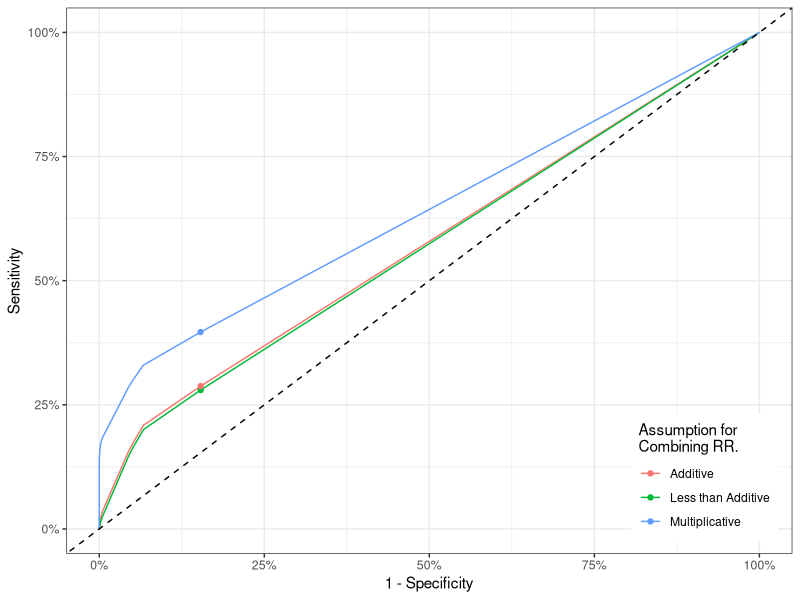
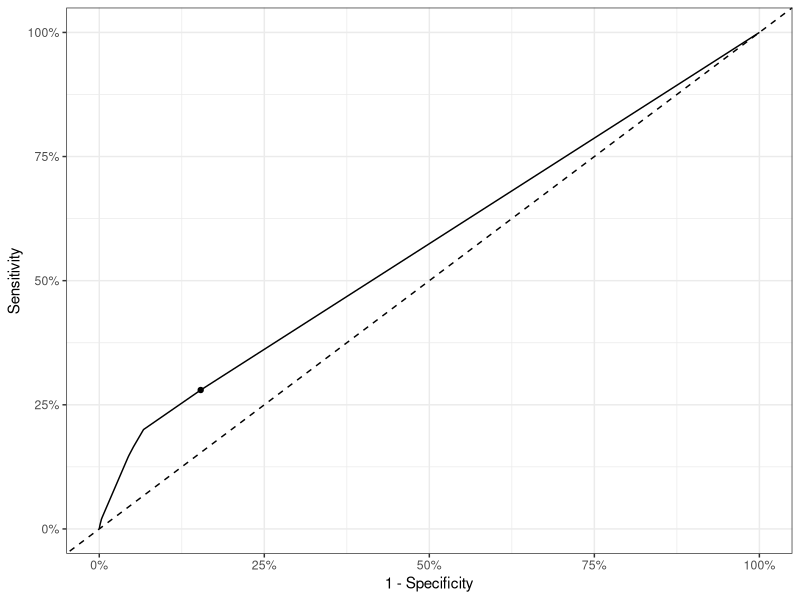
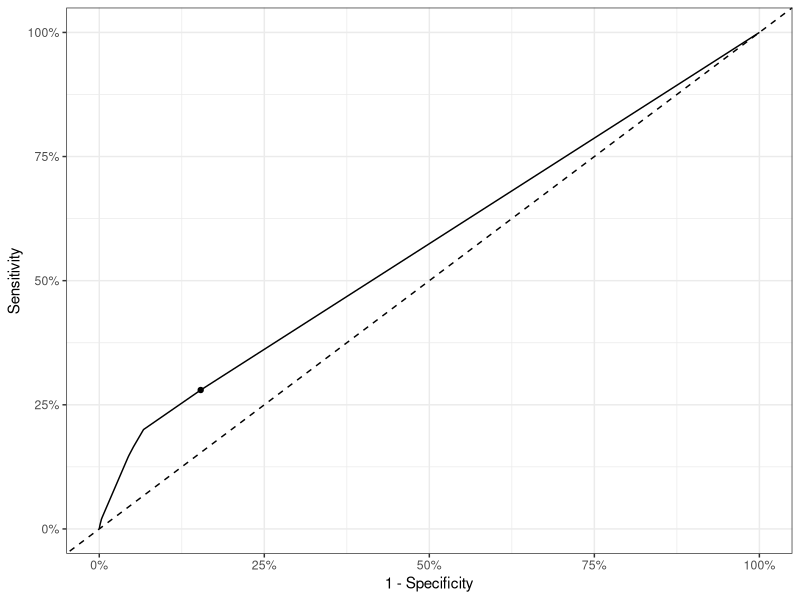
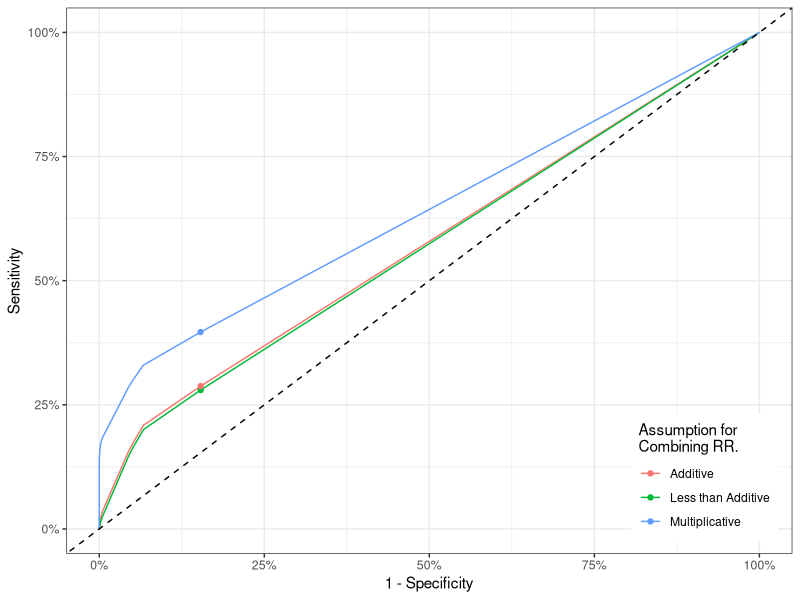

Recreate these plots in R, in order.
library(tidyverse)

theme_set(theme_bw() + theme(text = element_text(family = "sans")))


n_vul <- 5277
n_mapped <- 34214



profile <- read_csv(here::here("data", "profile_vulnerable.csv"))
rr <- read_csv(here::here("data", "rr_vulnerable.csv"))

targets <- read_csv(here::here("data", "targets.csv"))
targets <- as.list(setNames(targets$M, targets$Index))


pop <- local({
  x <- profile %>% 
    mutate(
      Dust = str_detect(RF, "Dust"),
      Diabetes = str_detect(RF, "Diabetes"),
      Tobacco = str_detect(RF, "Tobacco"),
      HCW = str_detect(RF, "HCW"),
      Alc = str_detect(RF, "Alcohol"),
      CLD = str_detect(RF, "Chronic lung disease"),
      PastTB = str_detect(RF, "Past TB"),
      Contact = str_detect(RF, "HH Contact"),
      CLD_CKD = str_detect(RF, "CLD/CKD"),
      Cancer = str_detect(RF, "Cancer"),
      Total = Total * n_vul / sum(Total),
      Key = 1:n()
    ) %>% 
    pivot_longer(Dust:Cancer, names_to = "Name", values_to = "Exist") %>% 
    left_join(rr %>% select(Name, RR)) %>% 
    mutate(RR = ifelse(Exist, RR, 0)) %>% 
    filter(Exist) %>% 
    group_by(Key, Total) %>% 
    summarise(
      add = sum(RR),
      mul = prod(RR),
      ladd = 0.1 * sum(RR) + 0.9 * max(RR)
    )
  
  x <- bind_rows(x, tibble(Key = max(x$Key) + 1, Total = n_mapped - n_vul, add = 1, mul = 1, ladd = 1))
  
  x %>% ungroup()
})


populate <- function(df) {
  df %>% 
    mutate(
      Prev = targets$Prev * Total * RR / sum(Total * RR),
      TB_A = Prev * targets$PrAsym,
      TB_S = Prev * (1 - targets$PrAsym),
      NonTB = Total - Prev,
      NonTB_S = pmax(Total * 0.036 - TB_S, 0),
      NonTB_A = pmax(NonTB - NonTB_S, 0)
    ) %>% 
    select(Key, Total, RR, TB_A, TB_S, NonTB_A, NonTB_S)
}


calc_roc <- function(df, lab) {
  cs <- sort(df$RR)
  cs <- c(0, cs, max(cs) + 0.1)
  
  bind_rows(lapply(cs, function(cutoff) {
    df %>% 
      summarise(
        CutOff = cutoff,
        Sens = sum((TB_S + TB_A) * (RR > cutoff)) / sum((TB_S + TB_A)),
        Spec = sum((NonTB_S + NonTB_A) * (RR <= cutoff)) / sum((NonTB_S + NonTB_A))
      )
  })) %>% mutate(Assumption = lab)
}


calc_one <- function(df, lab) {
  df %>% 
    summarise(
      Sens = sum((TB_S + TB_A) * (RR > 1)) / sum((TB_S + TB_A)),
      Spec = sum((NonTB_S + NonTB_A) * (RR <= 1)) / sum((NonTB_S + NonTB_A))
    ) %>% mutate(Assumption = lab)
}


pop_ladd <- pop %>% 
  mutate(Total = Total / sum(Total)) %>% 
  select(Key, Total, RR = ladd) %>% 
  populate() %>% 
  arrange(RR)


pop_add <- pop %>% 
  mutate(Total = Total / sum(Total)) %>% 
  select(Key, Total, RR = add) %>% 
  populate() %>% 
  arrange(RR)


pop_mul <- pop %>% 
  mutate(Total = Total / sum(Total)) %>% 
  select(Key, Total, RR = mul) %>% 
  populate() %>% 
  arrange(RR)


rocs <- bind_rows(
  pop_ladd %>% calc_roc("ladd"),
  pop_add %>% calc_roc("add"),
  pop_mul %>% calc_roc("mul")
)


rocs0 <- bind_rows(
  pop_ladd %>% calc_one("ladd"),
  pop_add %>% calc_one("add"),
  pop_mul %>% calc_one("mul")
)


g_rocs <- ggplot(rocs) +
  geom_line(aes(x = 1 - Spec, y = Sens, colour = Assumption)) +
  geom_point(data = rocs0, aes(x = 1 - Spec, y = Sens, colour = Assumption)) + 
  geom_abline(slope = 1, linetype = 2) +
  scale_x_continuous("1 - Specificity", labels = scales::percent) +
  scale_y_continuous("Sensitivity", labels = scales::percent) + 
  scale_color_discrete("Assumption for \nCombining RR.", 
                       label = c(add = "Additive", mul = "Multiplicative", ladd = "Less than Additive")) +
  theme(legend.position = c(1, 0), legend.justification = c(1.1, -0.1))

g_rocs


g_roc <- ggplot(rocs %>% filter(Assumption == "ladd")) +
  geom_line(aes(x = 1 - Spec, y = Sens)) +
  geom_point(data = rocs0 %>% filter(Assumption == "ladd"), aes(x = 1 - Spec, y = Sens)) + 
  geom_abline(slope = 1, linetype = 2) +
  scale_x_continuous("1 - Specificity", labels = scales::percent) +
  scale_y_continuous("Sensitivity", labels = scales::percent) + 
  theme(legend.position = c(1, 0), legend.justification = c(1.1, -0.1))

g_roc


ggsave(g_roc, filename = here::here("docs", "figs", "g_roc.png"), width = 5, height = 5)  
ggsave(g_rocs, filename = here::here("docs", "figs", "g_rocs.png"), width = 5, height = 5)  

